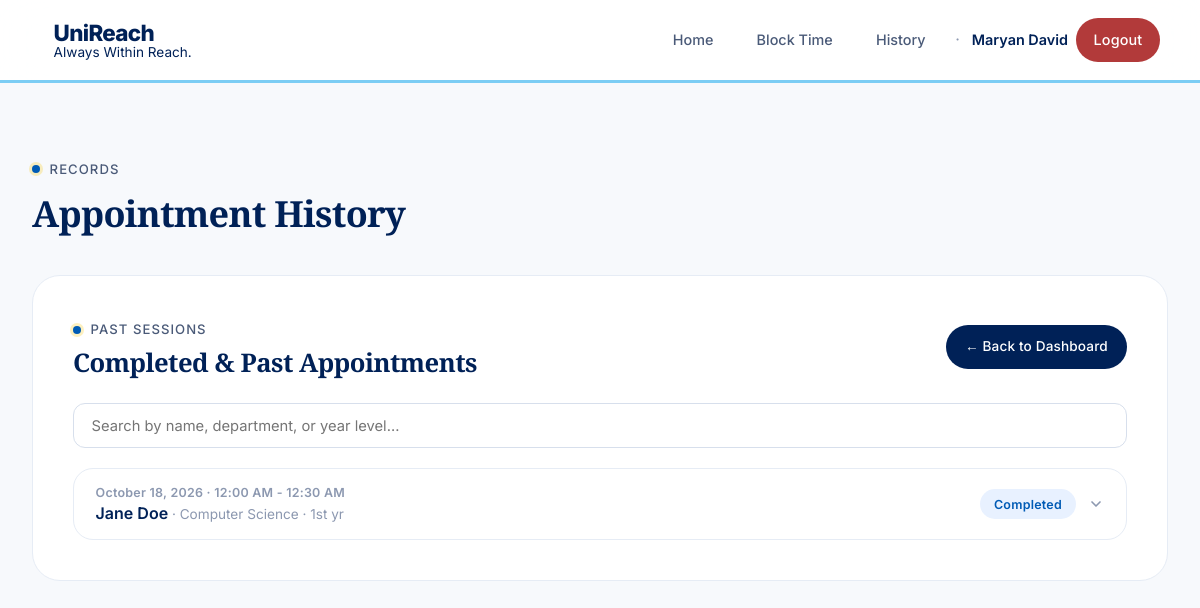
Before: /counselor/history (signed in) with the older database file.
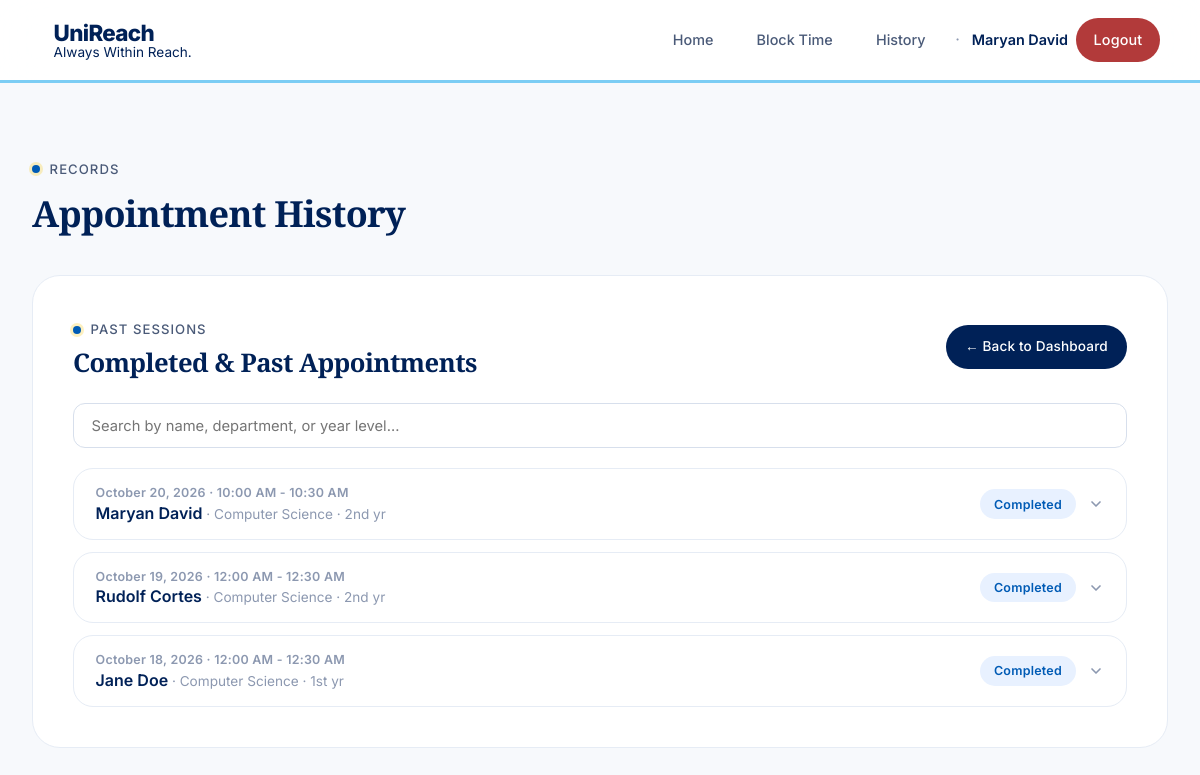
After: the same page with the newer database file.
### app.py (models this page shows, shortened)
class User(UserMixin, db.Model):
    id = db.Column(db.Integer, primary_key=True)
    username = db.Column(db.String(80), unique=True, nullable=False)
    email = db.Column(db.String(120), unique=True, nullable=False)
    password_hash = db.Column(db.String(256), nullable=False)
    role = db.Column(db.String(20), nullable=False)
    is_admin = db.Column(db.Boolean, default=False, nullable=False)
    full_name = db.Column(db.String(120), nullable=False)
    specialty = db.Column(db.String(120))
    student_id = db.Column(db.String(50))
    phone = db.Column(db.String(20))
    reset_token = db.Column(db.String(256))
    reset_token_expiry = db.Column(db.DateTime)
    @property
    def is_counselor(self):
        return self.role == 'counselor'

class Appointment(db.Model):
    id = db.Column(db.Integer, primary_key=True)
    counselor_id = db.Column(db.Integer, db.ForeignKey('user.id'), nullable=False)
    student_id = db.Column(db.Integer, db.ForeignKey('user.id'), nullable=True)
    date = db.Column(db.Date, nullable=False)
    start_time = db.Column(db.Time, nullable=False)
    end_time = db.Column(db.Time, nullable=False)
    purpose = db.Column(db.Text, nullable=False)
    status = db.Column(db.String(20), default='pending')
    notes = db.Column(db.Text)
    created_at = db.Column(db.DateTime, default=datetime.utcnow)
    first_name = db.Column(db.String(80))
    middle_name = db.Column(db.String(80))
    last_name = db.Column(db.String(80))
    birthday = db.Column(db.Date)
    section = db.Column(db.String(50))
    year_level = db.Column(db.String(50))
    department = db.Column(db.String(100))
    mood_rating = db.Column(db.String(20))
    mood_description = db.Column(db.String(200))
    contact_email = db.Column(db.String(120))
    contact_phone = db.Column(db.String(20))
    guest_student_id = db.Column(db.String(50))
    referred_by_id = db.Column(db.Integer, db.ForeignKey('user.id'), nullable=True)
    is_guest = db.Column(db.Boolean, default=False)
    session_summary = db.Column(db.Text)
    student = db.relationship('User', foreign_keys=[student_id], backref=db.backref('student_appointments', lazy=True))
    counselor = db.relationship('User', foreign_keys=[counselor_id], backref=db.backref('counselor_appointments', lazy=True))
    referred_by = db.relationship('User', foreign_keys=[referred_by_id], backref=db.backref('referrals', lazy=True))
    __table_args__ = (db.UniqueConstraint('counselor_id', 'date', 'start_time', name='_counselor_date_time_uc'),)
    @property
    def time_str(self):
        return f"{self.start_time.strftime('%I:%M %p')} - {self.end_time.strftime('%I:%M %p')}"
    @property
    def guest_full_name(self):
        parts = [p for p in [self.first_name, self.middle_name, self.last_name] if p]
        return ' '.join(parts) if parts else None
    @property
    def display_name(self):
        if self.is_guest:
            return self.guest_full_name or 'Guest Student'
        return self.student.full_name if self.student else 'Unknown'

### app.py (the view)
@app.route('/counselor/history')
@login_required
def counselor_history():
    if not current_user.is_counselor:
        abort(403)
    upcoming_ids = {a.id for a in upcoming_appointments_query(current_user.id).all()}
    all_appointments = Appointment.query.filter_by(
        counselor_id=current_user.id
    ).order_by(Appointment.date.desc(), Appointment.start_time.desc()).all()
    past_appointments = [a for a in all_appointments if a.id not in upcoming_ids]
    return render_template('counselor_history.html', appointments=past_appointments)

### app.py (called while the page is built)
@login_manager.user_loader
def load_user(user_id):
    return User.query.get(int(user_id))

def fmt_date_long(value):
    if value is None:
        return ''
    try:
        return value.strftime('%B') + ' ' + str(value.day) + ', ' + str(value.year)
    except Exception:
        return str(value)

def fmt_date_short(value):
    if value is None:
        return ''
    try:
        return value.strftime('%b') + ' ' + str(value.day)
    except Exception:
        return str(value)

def upcoming_appointments_query(counselor_id):
    today = datetime.now().date()
    return Appointment.query.filter_by(counselor_id=counselor_id).filter(
        db.or_(
            db.and_(
                Appointment.date >= today,
                Appointment.status != 'completed'
            ),
            db.and_(
                Appointment.referred_by_id.isnot(None),
                Appointment.status.in_(['pending', 'approved'])
            )
        )
    )

### templates/counselor_history.html (shortened to what this page needs)
{% extends "base.html" %}
{% block content %}
<div class="section-label" style="margin-bottom: 0.75rem;">Records</div>
<h2 style="font-size: 2.25rem; margin-bottom: 2.5rem; border: none; padding: 0;">Appointment History</h2>
<div class="card">
    <div style="display: flex; justify-content: space-between; align-items: center; margin-bottom: 1.5rem; flex-wrap: wrap; gap: 0.75rem;">
        <div>
            <div class="section-label" style="margin-bottom: 0.5rem;">Past Sessions</div>
            <h2 style="margin: 0; border: none; padding: 0; font-size: 1.6rem;">Completed &amp; Past Appointments</h2>
        </div>
        <a href="{{ url_for('counselor_dashboard') }}" class="btn btn-primary" style="padding: 0.7rem 1.2rem; font-size: 0.85rem;">
            ← Back to Dashboard
        </a>
    </div>
    {% if appointments %}
        <input type="search" id="historySearch" class="history-search" autocomplete="off"
               aria-label="Search appointment history"
               placeholder="Search by name, department, or year level…">
        <div class="history-list" id="historyList">
            {% for appt in appointments %}
                <div class="history-entry" data-search="{{ appt.display_name }} {{ appt.department or '' }} {{ appt.year_level or '' }}">
                    <button type="button" class="history-head" data-history-toggle aria-expanded="false">
                        <div class="history-head-main">
                            <span class="history-date">{{ appt.date|fmt_long }} · {{ appt.time_str }}</span>
                            <span class="history-name">{{ appt.display_name }}{% if appt.department or appt.year_level %}<span class="history-sub"> · {% if appt.department %}{{ appt.department }}{% endif %}{% if appt.department and appt.year_level %} · {% endif %}{% if appt.year_level %}{{ appt.year_level }}{% endif %}</span>{% endif %}</span>
                        </div>
                        <div class="history-head-meta">
                            {% if appt.status == 'pending' %}
                                <span class="badge badge-pending">Pending</span>
                            {% elif appt.status == 'approved' %}
                                <span class="badge badge-approved">Approved</span>
                            {% elif appt.status == 'rejected' %}
                                <span class="badge badge-rejected">Rejected</span>
                            {% elif appt.status == 'completed' %}
                                <span class="badge badge-completed">Completed</span>
                            {% endif %}
                            <svg class="history-chevron" width="16" height="16" viewBox="0 0 24 24" fill="none" stroke="currentColor" stroke-width="2.5" stroke-linecap="round" stroke-linejoin="round"><polyline points="6 9 12 15 18 9"></polyline></svg>
                        </div>
                    </button>
                </div>
            {% endfor %}
        </div>
    {% else %}
        <div class="empty-state">
            <p>No past appointments yet.</p>
            <p style="margin-top: 0.5rem; font-size: 0.95rem;">Completed sessions and appointments whose date has passed will appear here.</p>
        </div>
    {% endif %}
</div>
{% endblock %}

### templates/base.html (shortened to what this page needs)
<!DOCTYPE html>
<html lang="en">
<head>
    <link rel="stylesheet" href="{{ url_for('static', filename='styles.css') }}">
</head>
<body>
    <nav class="navbar">
        <a href="{{ url_for('index') }}" class="brand" id="appTitle" title="{{ 'Press Ctrl+` to switch to Student access' if session.get('counselor_access') else 'Press Ctrl+` for Counselor access' }}">
            <div class="brand-text">
                <h1 class="brand-title">UniReach</h1>
                <span class="brand-subtitle">Always Within Reach.</span>
            </div>
        </a>
        <div class="nav-links">
            <a href="{{ url_for('index') }}">Home</a>
            {% if current_user.is_authenticated %}
                {% if current_user.is_counselor %}
                    {% if not current_user.is_admin %}
                        <a href="{{ url_for('block_time') }}">Block Time</a>
                        <a href="{{ url_for('counselor_history') }}">History</a>
                    {% endif %}
                {% elif current_user.is_teacher %}
                    <a href="{{ url_for('teacher_refer') }}">Refer Student</a>
                {% endif %}
                {% if not current_user.is_admin %}
                    <span class="nav-dot">·</span>
                {% endif %}
                <span class="nav-username">{{ current_user.full_name }}</span>
                <a href="{{ url_for('logout') }}" class="btn btn-danger btn-sm">Logout</a>
            {% else %}
                {% if session.get('counselor_access') %}
                    <a href="{{ url_for('login') }}">Counselor Login</a>
                {% else %}
                    <a href="{{ url_for('index') }}#counselors" class="btn btn-primary btn-sm">Set an Appointment</a>
                {% endif %}
            {% endif %}
        </div>
    </nav>
    <div class="container">
        {% block content %}{% endblock %}
    </div>
</body>
</html>

Changed rows visible on the page:
added Appointment: date|fmt_long "October 20, 2026", time_str "10:00 AM - 10:30 AM", display_name "Maryan David", department "Computer Science", year_level "2nd yr", status "Completed"
added Appointment: date|fmt_long "October 19, 2026", time_str "12:00 AM - 12:30 AM", display_name "Rudolf Cortes", department "Computer Science", year_level "2nd yr", status "Completed"
